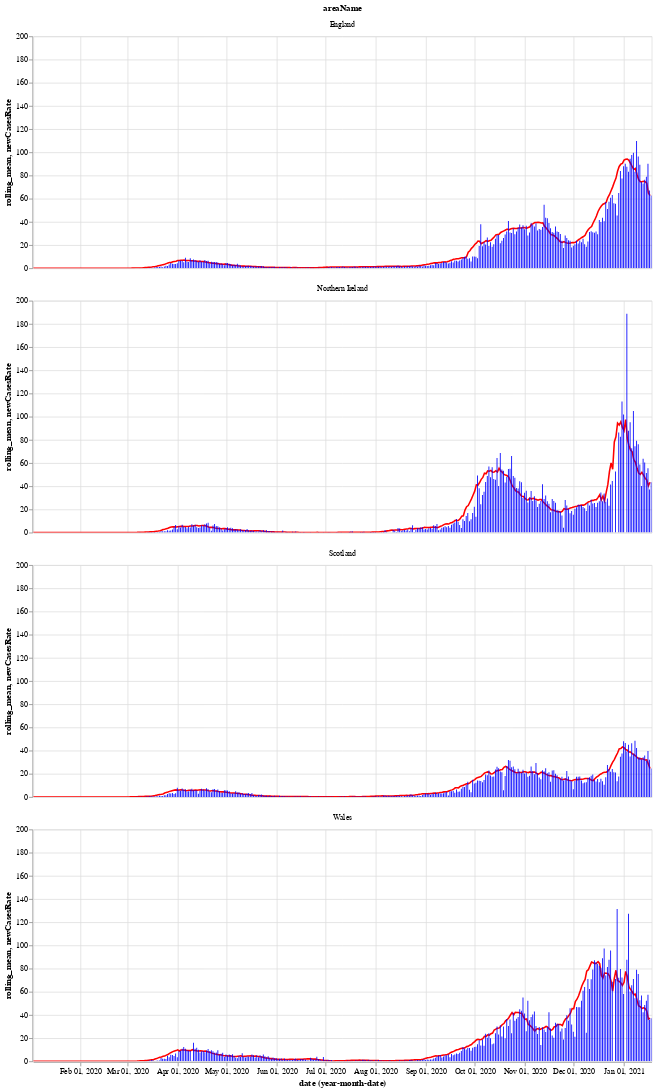

The cell this chart's notebook holds for it:
### Markdown cell above
Next is a bar chart of the number of new cases in each country (per 100k population), with the 7 day moving average of cases. Again we see that Wales saw a longer period of raising and falling cases compared to the other countries.

After a period of cases falling, each nation is now seeing a rise in the number of cases - especially in Wales.

### Code cell
# collapse
bars = alt.Chart(uk_cases).mark_bar().encode(
    x="yearmonthdate(date):T",
    y="newCasesRate:Q",
    tooltip='newCasesRate',
    color=alt.condition(
        alt.datum.dailyChange > 0,
        alt.value("orange"),  # The positive color
        alt.value("blue")  # The negative color
    )
).properties(title='New cases per 100k population with rolling 7 day average', width=800).interactive()
line = alt.Chart(uk_cases).mark_line(
    color='red',
    size=2,
).transform_window(
    rolling_mean='mean(newCasesRate)',
    frame=[0, 7],
    groupby=['areaName']
).encode(
    x='yearmonthdate(date):T',
    y='rolling_mean:Q'
)
alt.layer(line, bars, data=uk_cases).facet(alt.Row('areaName'), columns=1)

### Figure 1 — Vega-Lite specification as saved in the notebook (floating-point values rounded to 4 significant figures; data arrays with more than 128 entries replaced by an {"elided": "..."} marker saying what was removed)
{"config": {"view": {"continuousWidth": 400, "continuousHeight": 300}}, "data": {"name": "data-c051dcf098e4e1b0e7a132dbad02a8f1"}, "facet": {"type": "nominal", "field": "areaName"}, "spec": {"layer": [{"mark": {"type": "line", "color": "red", "size": 2}, "encoding": {"x": {"type": "temporal", "field": "date", "timeUnit": "yearmonthdate"}, "y": {"type": "quantitative", "field": "rolling_mean"}}, "transform": [{"window": [{"op": "mean", "field": "newCasesRate", "as": "rolling_mean"}], "frame": [0, 7], "groupby": ["areaName"]}]}, {"mark": "bar", "encoding": {"color": {"condition": {"value": "orange", "test": "(datum.dailyChange > 0)"}, "value": "blue"}, "tooltip": {"type": "quantitative", "field": "newCasesRate"}, "x": {"type": "temporal", "field": "date", "timeUnit": "yearmonthdate"}, "y": {"type": "quantitative", "field": "newCasesRate"}}, "selection": {"selector002": {"type": "interval", "bind": "scales", "encodings": ["x", "y"]}}, "title": "New cases per 100k population with rolling 7 day average", "width": 800}]}, "columns": 1, "$schema": "https://vega.github.io/schema/vega-lite/v4.8.1.json", "datasets": {"data-c051dcf098e4e1b0e7a132dbad02a8f1": {"elided": "1524 records"}}}
